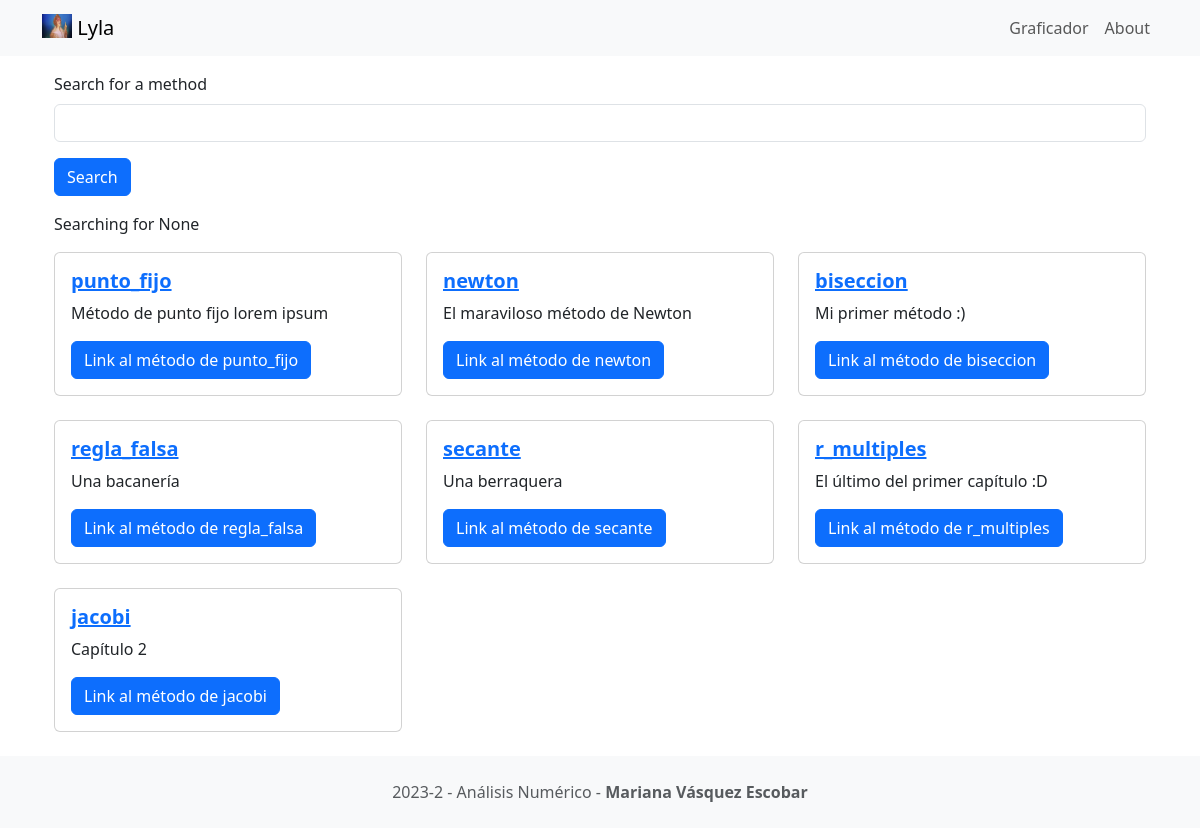
/, run on an earlier commit of the app's database.
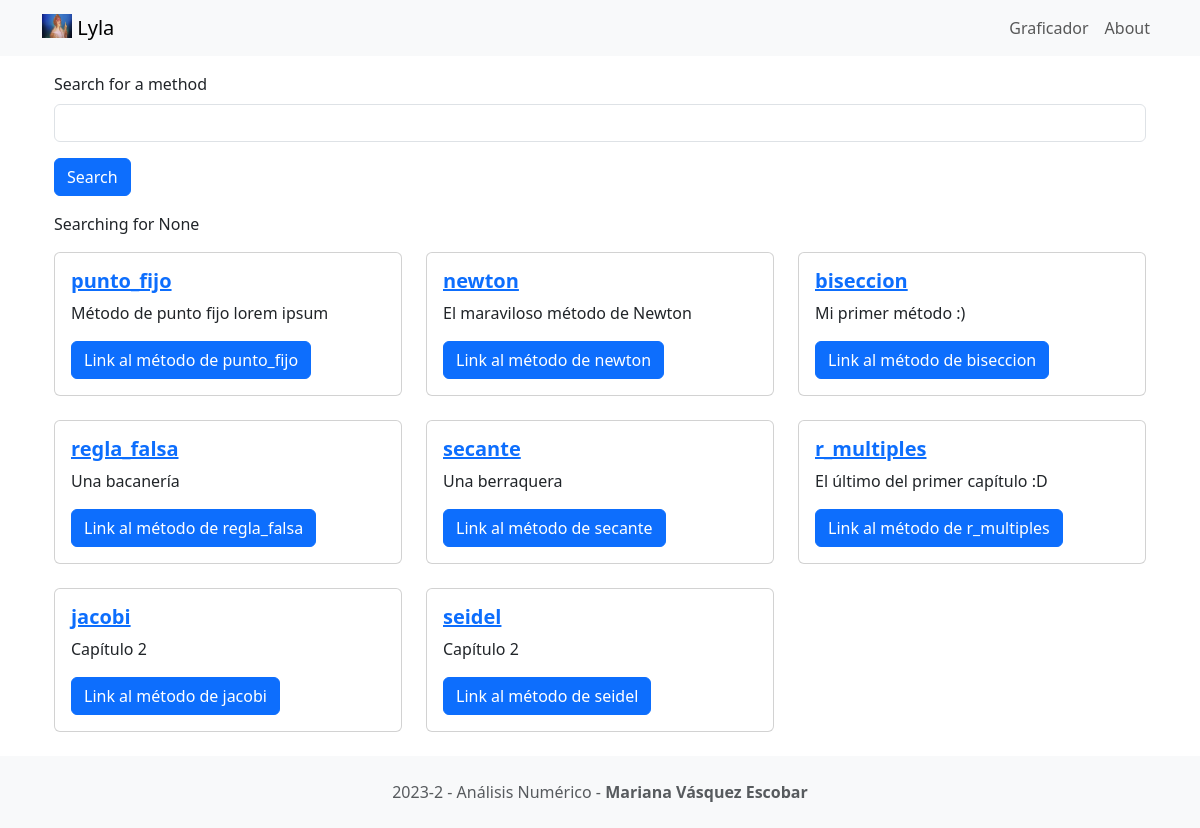
And on a later commit of the database.
### metodo/models.py (models this page shows, shortened)
class Metodo(models.Model):
    title = models.CharField(max_length=100)
    description = models.CharField(max_length=250)
    url= models.URLField(blank=True)

### metodo/views.py (the view)
# urls.py: 2. Add a URL to urlpatterns:  path('', views.home, name='home')
def home(request):
    searchTerm = request.GET.get('searchMethod')
    if searchTerm:
        metodos = Metodo.objects.filter(title__icontains=searchTerm)
    else:
        metodos = Metodo.objects.all()
    return render(request, 'home.html', {'searchTerm': searchTerm, 'metodos': metodos})

### metodo/templates/home.html
{% extends 'base.html' %}
{% block content %}
<div class="container">
    <form action="">
        <div class="mb-3">
          <label for="searchMethod" class="form-label">Search for a method</label>
          <input type="text" class="form-control" name="searchMethod" aria-describedby="methodHelp">
        </div>
        <button type="submit" class="btn btn-primary">Search</button>
      </form>
      <p>Searching for {{searchTerm}}</p>
      <div class="row row-cols-1 row-cols-md-3 g-4">
        {% for metodo in metodos %}
        <div v-for="metodo in metodos" class="col">
          <div class="card">
            <div class="card-body">
              <a href="{% url 'detail' metodo.id %}">
                <h5 class="card-title fw-bold">{{ metodo.title}}</h5>
              </a>
              <p class="card-text">{{metodo.description}}</p>
              {% if metodo.url %}
                <a href="{{ metodo.url}}" class="btn btn-primary">Link al método de {{metodo.title}}</a>
              {% endif %}
            </div>
          </div>
        </div>
        {% endfor %}
      </div>
</div>
{% endblock content %}

What changed in the data, as far as the page shows it:
added Metodo: title "seidel", description "Capítulo 2"
